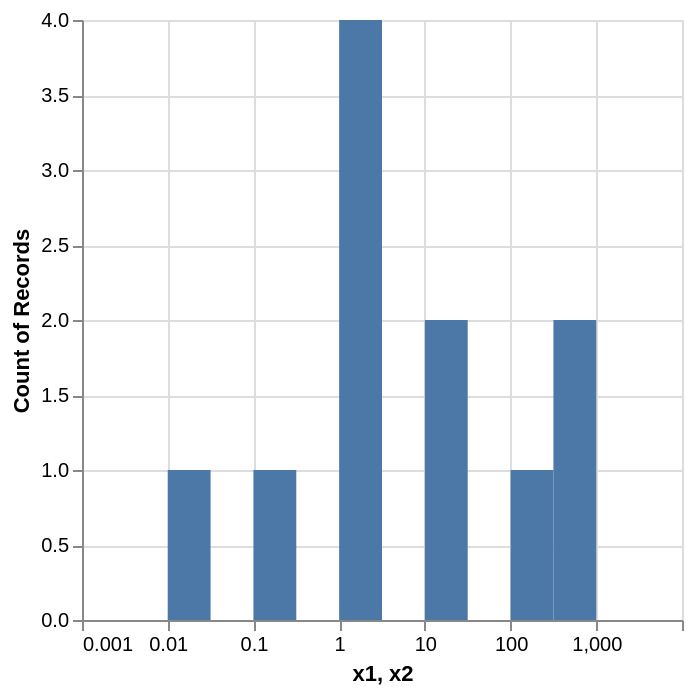

The specification (Vega-Lite) saved for this image:
### Vega-Lite specification from a JSON file in a GitHub repository (floating-point values rounded to 4 significant figures)
{"$schema": "https://vega.github.io/schema/vega-lite/v5.json", "description": "Log-scaled Histogram.  We may improve the support of this. See https://github.com/vega/vega-lite/issues/4792.", "data": {"values": [{"x": 0.01}, {"x": 0.1}, {"x": 1}, {"x": 1}, {"x": 1}, {"x": 1}, {"x": 10}, {"x": 10}, {"x": 100}, {"x": 500}, {"x": 800}]}, "transform": [{"calculate": "log(datum.x)/log(10)", "as": "log_x"}, {"bin": true, "field": "log_x", "as": "bin_log_x"}, {"calculate": "pow(10, datum.bin_log_x)", "as": "x1"}, {"calculate": "pow(10, datum.bin_log_x_end)", "as": "x2"}], "mark": "bar", "encoding": {"x": {"field": "x1", "scale": {"type": "log", "base": 10}, "axis": {"tickCount": 5}}, "x2": {"field": "x2"}, "y": {"aggregate": "count"}}}
